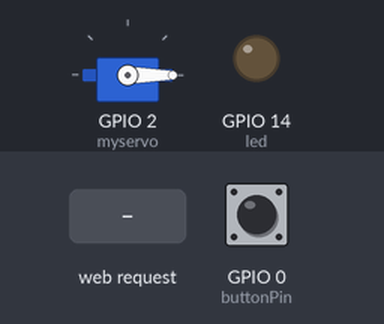
Bench run of a sketch on a simulated ESP8266 (NodeMCU). On the bench: servo, output pins drawn as LEDs (lit = HIGH). The test bench sets the inputs (shaded band); at power-on: GPIO 0 (buttonPin) HIGH. WiFi joins after 1.5 s; servers stay silent unless stated; what the sketch prints to the serial monitor is not drawn.

Above: at 2.7 s.
2.8 s: GPIO 0 (buttonPin) pulled LOW for 1 s
At 3.0 s:
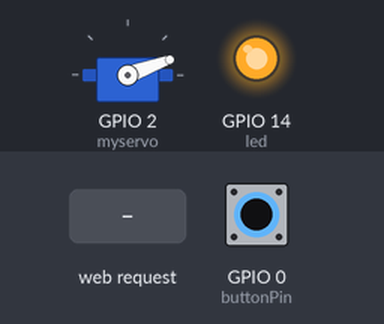
5.8 s: HTTP request GET / received
At 7.1 s:
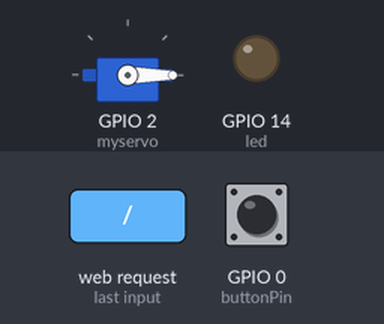
7.5 s: GPIO 0 (buttonPin) pulled LOW for 3.2 s
At 7.7 s:
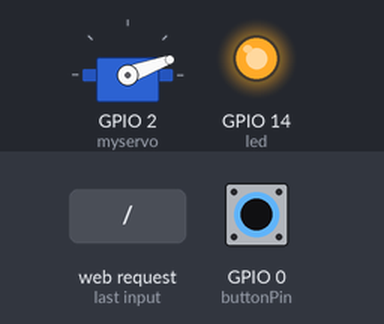
Timing chart, 0 to 12.2 s (numbered marks = the images above; inputs shaded):
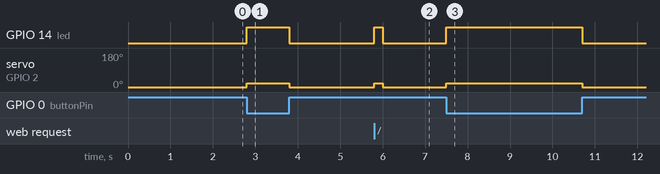

The sketch:

yamaha.ino
```cpp
/*
#include <Servo.h>
Servo myservo;  // create servo object to control a servo
                // twelve servo objects can be created on most boards

void setup() {
  myservo.attach(2);  // IO2 D4
}

void loop() {
  delay(5000);
  myservo.write(0);
  delay(500);
  myservo.write(30);
}
*/
#include <ESP8266WiFi.h>
#include <WiFiClient.h>
#include <ESP8266WebServer.h>
#include <ESP8266mDNS.h>
#include <Servo.h>
#include <stdlib.h>

const char* ssid = "xxx";
const char* password = "xxx";
Servo myservo;
ESP8266WebServer server(80);

const int led = 14;       // ONBOARD 14
const int buttonPin = 0;  //

void servo() {
  Serial.println("servo");
  digitalWrite(led, 1);
  myservo.write(20);
  delay(200);
  myservo.write(0);
  digitalWrite(led, 0);
}

void handleRoot() {
  digitalWrite(led, 1);
  String strCommand = server.argName(0);
  String strValue = server.arg(0);
  int val = atoi(strValue.c_str());
  servo();
//  Serial.println(strCommand);
  Serial.print(millis());
  Serial.print(" ");
  Serial.println(val);
  server.send(200, "text/plain", strValue);
}

void handleNotFound(){
  digitalWrite(led, 1);
  String message = "File Not Found\n\n";
  message += "URI: ";
  message += server.uri();
  message += "\nMethod: ";
  message += (server.method() == HTTP_GET)?"GET":"POST";
  message += "\nArguments: ";
  message += server.args();
  message += "\n";
  for (uint8_t i=0; i<server.args(); i++){
    message += " " + server.argName(i) + ": " + server.arg(i) + "\n";
  }
  server.send(404, "text/plain", message);
  delay(200);
  digitalWrite(led, 0);
}

void setup(void){
  myservo.attach(2);  // IO2 D4
  myservo.write(0);
  pinMode(led, OUTPUT);
  pinMode(buttonPin, INPUT);

  digitalWrite(led, 0);
  Serial.begin(115200);
  WiFi.begin(ssid, password);
  Serial.println("");

  // Wait for connection
  while (WiFi.status() != WL_CONNECTED) {
    delay(500);
    Serial.print(".");
  }
  Serial.println("");
  Serial.print("Connected to ");
  Serial.println(ssid);
  Serial.print("IP address: ");
  Serial.println(WiFi.localIP());

  if (MDNS.begin("esp8266")) {
    Serial.println("MDNS responder started");
  }

  server.on("/", handleRoot);

  server.on("/inline", [](){
    server.send(200, "text/plain", "this works as well");
  });

  server.onNotFound(handleNotFound);

  server.begin();
  Serial.println("HTTP server started");
}

void loop(void){
  server.handleClient();
  int buttonState = digitalRead(buttonPin);
  if (buttonState == LOW) {
    servo();
  }
/*  int a = analogRead(0);
  if (a > 1000) {
    digitalWrite(led, 1);
  }
  Serial.println(a);
  delay(100);
  digitalWrite(led, 0);*/
}
```

Measured:
- after the input at 2.8 s, GPIO 14 (led): LOW → HIGH at once, → LOW 1.0 s later; servo on GPIO 2 (myservo): 0° → 20° at once, → 0° 1.0 s later
- after the input at 5.8 s, GPIO 14 (led): LOW → HIGH at once, → LOW 0.20 s later; servo on GPIO 2 (myservo): 0° → 20° at once, → 0° 0.20 s later
- after the input at 7.5 s, GPIO 14 (led): LOW → HIGH at once, → LOW 3.2 s later; servo on GPIO 2 (myservo): 0° → 20° at once, → 0° 3.2 s later
